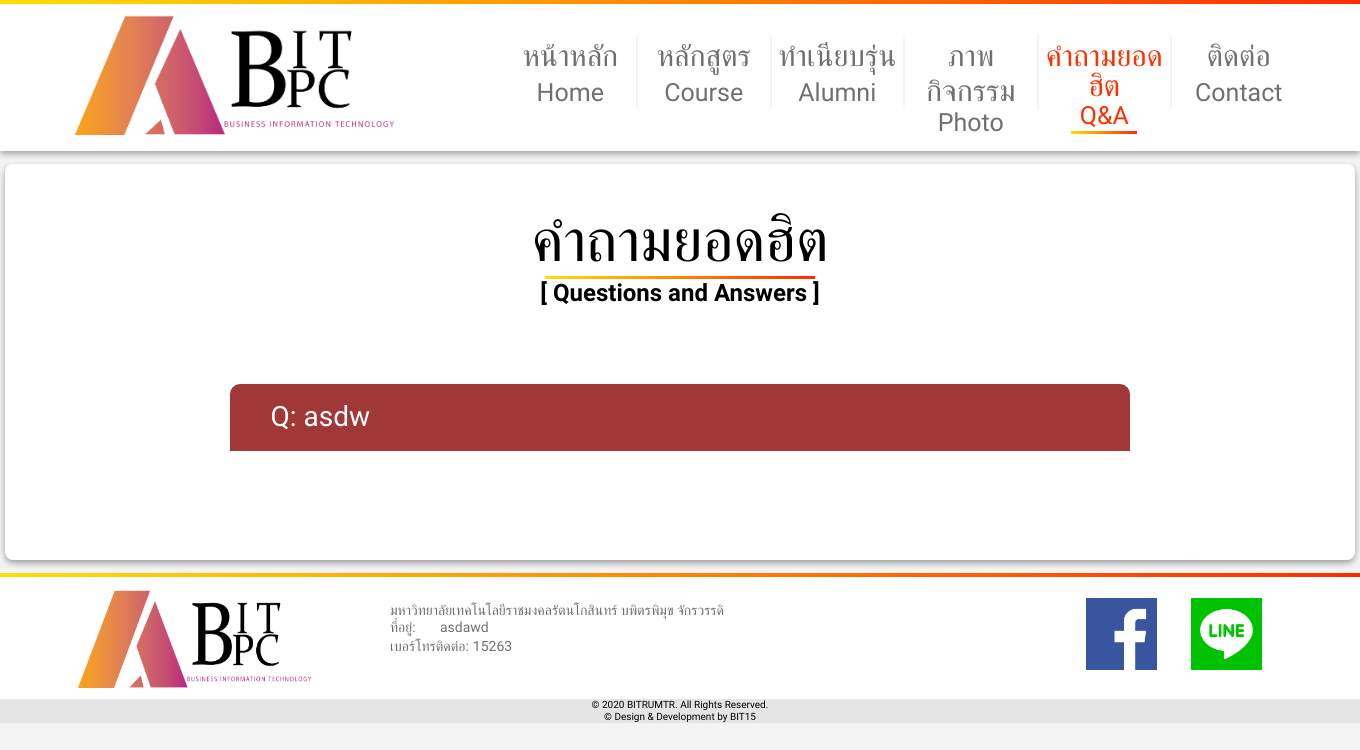
The app's page /webBPC/QA.php, older data.
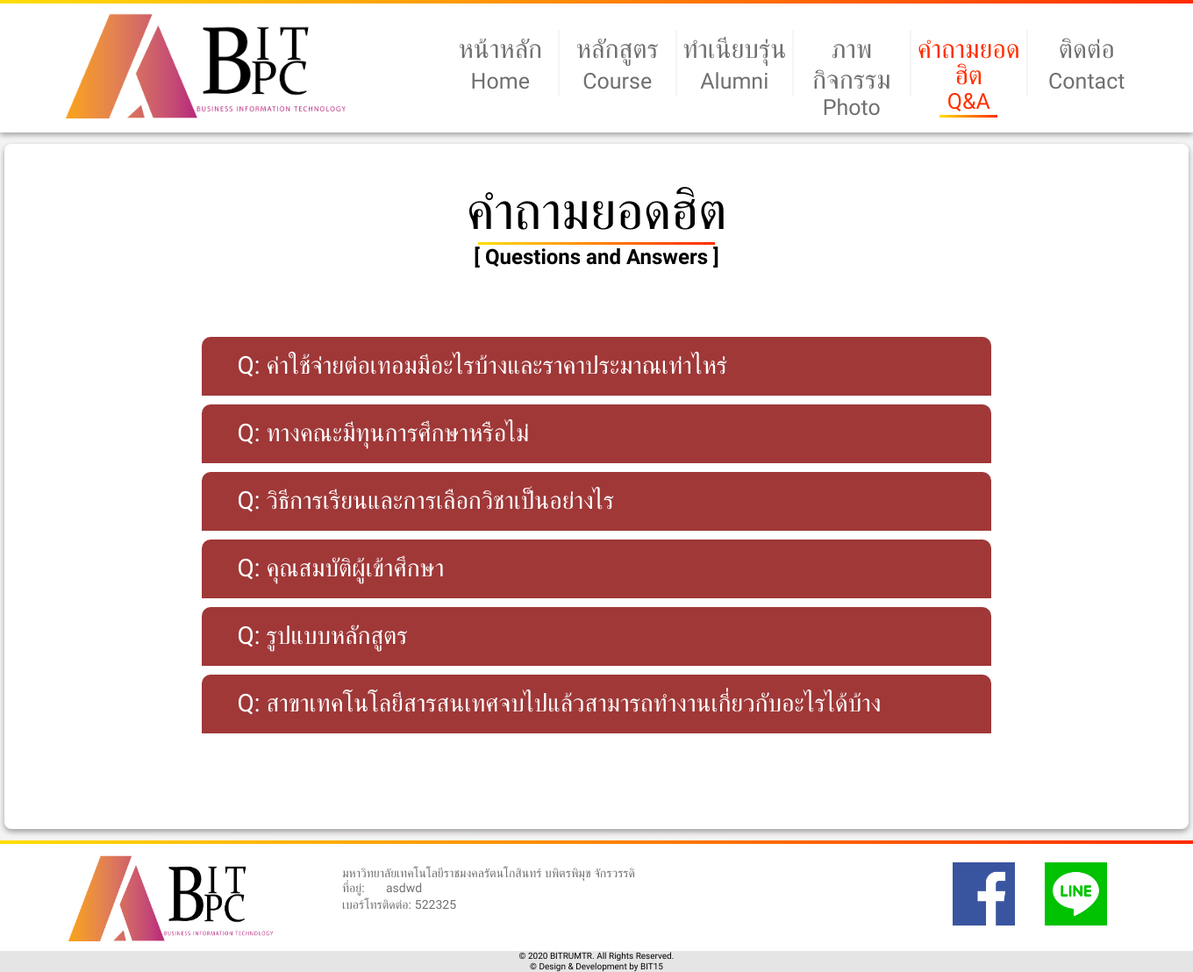
The same page, newer data.
### tables this page shows
CREATE TABLE `tbqa` (
  `ID` int(5) NOT NULL,
  `Q` varchar(200) NOT NULL,
  `A` varchar(200) NOT NULL,
  `Status` tinyint(1) NOT NULL
);

CREATE TABLE `tbpage` (
  `ID` int(5) NOT NULL,
  `Logo` varchar(50) NOT NULL,
  `Topic` varchar(100) NOT NULL,
  `Tittle` varchar(100) NOT NULL,
  `Text` text NOT NULL,
  `Phone` text NOT NULL
);

### webBPC/QA.php (the view, shortened to what this page needs)
<html lang="en">
<head>
    <link rel="stylesheet" href="../webBPC/headandFooter.css">
    <link rel="stylesheet" href="../webBPC/QA.css">
</head>
<body>
    <header>
        <div class="container-header">
            <div class="grid-nav">
            <div class="logo">
            <a href="home.php"> <img src="../adminBPC/pic/Image 12224.png" alt="" ></a>
            </div>
            <ul class="menu">
                <li><a href="home.php" >หน้าหลัก<br> <span>Home</span><div class="border-menu"></div> </a> </li>
                <li><a>หลักสูตร<br><span>Course</span><div class="border-menu"></div></a>
                </li>
                <li><a href="Yearbook.php">ทำเนียบรุ่น<br><span>Alumni</span><div class="border-menu"></div></a></li>
                <li><a href="photo.php">ภาพกิจกรรม<br><span>Photo</span><div class="border-menu"></div></a></li>
                <li><a href="QA.php"class="active">คำถามยอดฮิต<br><span>Q&A</span></a><div class="border-menu"></div></li>
                <li><a href="content.php">ติดต่อ<br> <span>Contact</span> <div class="border-menu"></div></a></li>
            </ul>
        </div>
        </div>
        </header>
        <div class="container">
            <h1>คำถามยอดฮิต</h1>
            <div class="border-content-t"></div>
            <h2>[ Questions and Answers ]</h2>
            <div class="QA">
            <?php
            include_once('connectDB.php');
            $query="SELECT * FROM tbqa WHERE Status=1 ";
            $result=mysqli_query($conn,$query);
            while($rs=mysqli_fetch_array($result)){
            echo "<button class='questionActive'>Q: $rs[Q]</button>
                    <button class='answer'>A: $rs[A]</button>";
            }
            ?>
                </div>
        </div>
    <footer>
        <div class="border"></div>
        <div class="foot">
        <?php
           include_once('footer.php');
            ?>
        <div class="bread">
            <span>© 2020 BITRUMTR. All Rights Reserved.</span><br>
             <span>© Design & Development by BIT15</span>
        </div>
    </footer>
</body>
</html>

### webBPC/footer.php
<?php
    include_once('connectDB.php');
                    $query="SELECT * FROM tbpage";
                    $result=mysqli_query($conn,$query);
                    $rs=mysqli_fetch_array($result);
echo " <img src='../webBPC/pic/Image 12224.png' alt='' class='logo-f'>
            <div class='adddese'><span>มหาวิทยาลัยเทคโนโลยีราชมงคลรัตนโกสินทร์ บพิตรพิมุข จักรวรรดิ</span>
                <div class='add'> <span>ที่อยู่:</span>
                    <span>$rs[Text]</span>
                </div>
                <span>เบอร์โทรติดต่อ:</span>
                <span>$rs[Phone]</span>
            </div>
        </div>
           ";
            ?>
            <?php
            include_once('connectDB.php');
            $query="SELECT * FROM tbcon";
            $result=mysqli_query($conn,$query);
            $rs=mysqli_fetch_array($result);
            echo" <div class='social'>
           <a href='$rs[Facebook]'> <img src='../webBPC/pic/facebook.png'alt=''></a>
           <a href='$rs[Li]'> <img src='../webBPC/pic/line.png' alt=''></a>
        </div>";
            ?>

### webBPC/headandFooter.css (style rules this page uses)
* { margin: 0; padding: 0; box-sizing: border-box; font-family: 'Kanit', sans-serif; -webkit-box-sizing: border-box; -moz-box-sizing: border-box; box-sizing: border-box; }
body { background-color: #F4F4F4; }
header { width: 100%; background-color: #FFFFFF; box-shadow: 0px 3px 6px #00000054; margin-bottom: 1%; }
.border-menu { background: transparent linear-gradient(to right, #FFDE06 0%, #FF2B00 100%) ; height: 3px; width: 50%; margin: 0 auto; }
.menu .active { color: #FF3000; }
.border-content-t { background: transparent linear-gradient(to right, #FFDE06 0%, #FF2B00 100%) ; height: 3px; width: 20%; margin: 0 auto; }
.border { background: transparent linear-gradient(to right, #FFDE06 0%, #FF2B00 100%) ; opacity: 1; height: 4px; width: 100%; }
.logo { width: 88%; margin: 0 auto; float: right; }
.logo a img { max-width: 320px; max-height: 133px; }
.logo-f { width: 60%; height: 90%; margin: 3% auto; }
.container-header { max-width: 1920px; width:100%; padding: 10px; text-align: center; }
.grid-nav { display: grid; grid-template-columns:450px 1fr; }
ul.menu { display: grid; grid-template-columns: repeat(6, 1fr); width: 90%; margin-left:5%; }
.menu span { font-size: 25px; }
ul.menu li { border-right: 0.3ch solid #f5f5f5; text-align: center; margin-top: 15%; padding-top: 5%; list-style-type: none; height: 60%; line-height: 30px; transition: ease-in-out 0.3s; }
ul.menu li:nth-child(6) { border-right: 0 solid #C2C2C2; text-align: center; margin-top: 15%; padding-top: 5%; height: 60%; list-style-type: none; }
ul.menu li a { text-decoration: none; color: #707070; font-size: 30px; transition: ease-in-out 0.3s; }
footer { background-color: #FFFFFF; width: 100%; bottom: 0; top: 0; }
.foot { display: inline-grid; grid-template-columns: 390px 500px ; }
.foot img { padding-bottom: 10px; }
.foot span { font-size: 14px; color: #707070; }
.adddese { text-align: left; margin-top: 5%; }
.social { margin-top: 1.5%; margin-right: 5%; float: right; }
.social img:nth-child(1) { margin-right:30px }
.bread { text-align: center; background-color: #E5E5E5; line-height: 12px; }
.bread span { font-size:10px }
.add { display: grid; grid-template-columns: 50px 500px; }

### webBPC/QA.css (style rules this page uses)
.container { margin: 0 auto; width: 1350px; height: auto; padding-bottom: 3%; text-align: center; background-color: #FFFFFF; margin-bottom: 1%; box-shadow: 0 3px 6px rgb(156, 156, 156); border-radius: 8px; }
.container h1:nth-child(1) { padding-top: 3%; font-size: 60px; font-weight: 400; }
.QA { margin: 5% auto; }
.answer { max-height: 0; overflow: hidden; transition: max-height 0.2s ease-out; text-align: left; font-size: 28px; letter-spacing: 0px; color: #505050; padding-left: 3%; width: 900px; height: auto; background: #F8F8F8 0% 0% no-repeat padding-box; border: 1px solid #A03838; opacity: 1; }
.questionActive { outline: none; margin-top: 10px; padding-left: 3%; height: 39px; text-align: left; font-size: 28px; letter-spacing: 0px; color: #FFFFFF; opacity: 1; width: 900px; height: 65px; background-color: #A03838; cursor: pointer; border: 0px solid #707070; border-radius: 10px 10px 0px 0px; opacity: 1; text-align: left; }

Row changes from the older to the newer data that the page shows:
removed tbqa: Q "asdw"
now on this page (row edited): tbqa: Q "ค่าใช้จ่ายต่อเทอมมีอะไรบ้างและราคาประมาณเท่าไหร่"
added tbqa: Q "ทางคณะมีทุนการศึกษาหรือไม่"
now on this page (row edited): tbqa: Q "วิธีการเรียนและการเลือกวิชาเป็นอย่างไร"
now on this page (row edited): tbqa: Q "คุณสมบัติผู้เข้าศึกษา"
added tbqa: Q "รูปแบบหลักสูตร"
added tbqa: Q "สาขาเทคโนโลยีสารสนเทศจบไปแล้วสามารถทำงานเกี่ยวกับอะไรได้บ้าง"
changed tbpage: Text "asdawd" → "asdwd"; Phone "15263" → "522325"
